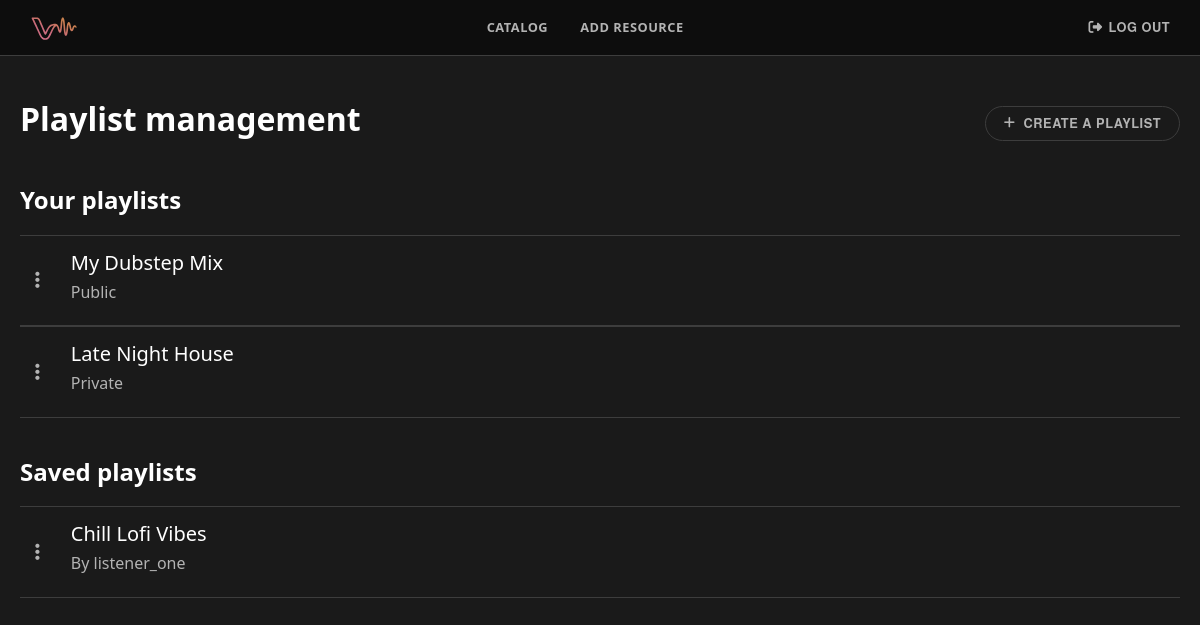
The page /me/playlists/ (signed in) on the database its author committed.
### listeners/models.py (models this page shows)
class Playlist(models.Model):
    title = models.CharField(max_length=100, default='New playlist')
    listener = models.ForeignKey(settings.AUTH_USER_MODEL, on_delete=models.CASCADE)
    saved_by = models.ManyToManyField(
        settings.AUTH_USER_MODEL,
        related_name='saved_playlists',
        blank=True)
    tracks = models.ManyToManyField('catalog.Track', blank=True, related_name='playlists')
    is_public = models.BooleanField(default=False)

### accounts/models.py (models this page shows, shortened)
class User(AbstractUser):
    objects = CustomUserManager()
    @property
    def is_listener(self):
        return self.groups.filter(name='Listeners').exists()

### listeners/views.py (the view, shortened to what this page needs)
# urls.py: path('playlists/', PlaylistView.as_view(), name='user_playlists'),
class PlaylistView(LoginRequiredMixin, generic.ListView):
    model = Playlist
    template_name = "user_playlists.html"
    context_object_name = 'playlists'
    def get_queryset(self):
        return Playlist.objects.filter(listener=self.request.user)
    def get_context_data(self, **kwargs):
        context = super().get_context_data(**kwargs)
        saved_playlists = Playlist.objects.filter(
            saved_by=self.request.user,
            is_public=True,
        ).exclude(
            listener=self.request.user)
        context['saved_playlists'] = saved_playlists
        return context

### templates/user_playlists.html (shortened to what this page needs)
{% extends "base.html" %}
{% load static %}
{% block css %}
    <link rel="stylesheet" href="{% static 'style/user_playlists.css' %}">
    <link rel="stylesheet" href="{% static 'style/search.css' %}">
{% endblock %}
{% block content %}
    <main>
        <div class="d-flex justify-content-between align-items-center flex-wrap gap-3">
            <h1 style="color: var(--text-primary); font-size: 2rem; font-weight: 800;">Playlist management</h1>
            <button class="adv-filter-btn d-flex align-items-center gap-2" style="display: flex;" data-bs-toggle="modal"
                    data-bs-target="#createPlaylistModal">
                <i class="fa-solid fa-plus"></i>
                <span>Create a playlist</span>
            </button>
        </div>
        <section id="personal-playlists">
            {% if playlists %}
                <h2 class="section-title">Your playlists</h2>
                {% for playlist in playlists %}
                    <div class="result-unit" data-type="playlist" data-id="{{ playlist.id }}"
                         data-href="{% url 'playlist_detail' playlist.id %}">
                        <div class="result-details align-items-center">
                            <div class="result-container">
                                <div class="dropdown me-3">
                                    <button class="playlist-options-btn" type="button" data-bs-toggle="dropdown"
                                            aria-expanded="false">
                                        <i class="fa-solid fa-ellipsis-vertical"></i>
                                    </button>
                                </div>
                                <div class="result-description">
                                    <h2>{{ playlist.title }}</h2>
                                    <h3>{% if playlist.is_public %}Public{% else %}Private{% endif %}</h3>
                                </div>
                            </div>
                        </div>
                    </div>
                {% endfor %}
            {% endif %}
        </section>
        <section id="saved-playlists">
            {% if saved_playlists %}
                <h2 class="section-title">Saved playlists</h2>
                {% for playlist in saved_playlists %}
                    <div class="result-unit" data-type="playlist" data-id="{{ playlist.id }}" data-userId="{{ playlist.listener }}"
                         data-href="{% url 'playlist_detail' playlist.id %}">
                        <div class="result-details">
                            <div class="result-container">
                                <div class="dropdown me-3">
                                    <button class="playlist-options-btn" type="button" data-bs-toggle="dropdown"
                                            aria-expanded="false">
                                        <i class="fa-solid fa-ellipsis-vertical"></i>
                                    </button>
                                </div>
                                <div class="result-description">
                                    <h2>{{ playlist.title }}</h2>
                                    <h3>By {{ playlist.listener.username }}</h3>
                                </div>
                            </div>
                        </div>
                    </div>
                {% endfor %}
            {% endif %}
        </section>
    </main>
{% endblock %}

### static/style/base.css (style rules this page uses)
*, *::before, *::after { box-sizing: border-box; margin: 0; padding: 0; }
html, body { width: 100%; overflow-x: hidden; font-family: 'Helvetica Neue', Arial, sans-serif; -webkit-tap-highlight-color: transparent; color: #fff; }
body { background-color: var(--bg-surface) !important }
:root { --bg-primary: #0D0D0D; --bg-surface: #1A1A1A; --bg-hover: #2A2A2A; --border: #3D3D3D; --accent-from: #E8517A; --accent-to: #E8874A; --accent-grad: linear-gradient(135deg, #E8517A 0%, #E8874A 100%); --accent-mid: #E86A5F; --accent-violet: #7B2FFF; --accent-cyan: #00E5FF; --accent-orange: #FF8C00; --text-primary: #FFFFFF; --text-muted: #B3B3B3; --text-hint: #595959; --nav-height: 56px; }
main { margin: 100px 20px; }

### static/style/user_playlists.css (style rules this page uses)
.playlist-options-btn { background: transparent; border: none; color: var(--text-muted); font-size: 1.2rem; cursor: pointer; transition: color 0.2s; }
.section-title { color: var(--text-primary); font-size: 1.5rem; font-weight: 800; margin-bottom: 20px; margin-top: 40px; }
.adv-filter-btn { text-decoration: none; margin-left: 0.8rem; font-weight: 700; }

### static/style/search.css (style rules this page uses)
.ma-filter-btn, .adv-filter-btn { padding: 7px 18px; border-radius: 20px; border: 1px solid var(--border); background: var(--bg-surface); color: var(--text-muted); font-family: 'Helvetica Neue', Arial, sans-serif; font-size: 0.8rem; font-weight: 700; letter-spacing: 0.04em; text-transform: uppercase; cursor: pointer; transition: color 0.2s, background 0.2s, border-color 0.2s; }
.adv-filter-btn { display: none; align-items: center; gap:10px }
.result-unit, .result-details { display: flex; flex-direction: row; }
.result-unit { border-top: 1px solid var(--border); border-bottom: 1px solid var(--border); padding: 15px; justify-content: space-between; align-items: center; cursor: pointer; }
.result-description { margin-left: 15px; }
.result-description h2, .song-detail h2 { font-size: 1.25rem; color: var(--text-primary); }
.result-description h3, .song-detail h3 { font-size: 1rem; color: var(--text-muted); }
.adv-filter-btn { flex-shrink: 0; transition: opacity 0.2s, width 0.2s, padding 0.2s; }
.result-details { justify-content: space-between; flex: 1; }
.result-container { display: flex; flex-direction: row; align-items: center; }

### rows shown on the page
Playlist: title "My Dubstep Mix", is_public "Public"
Playlist: title "Late Night House", is_public "Private"
Playlist: title "Chill Lofi Vibes", listener.username "listener_one"
